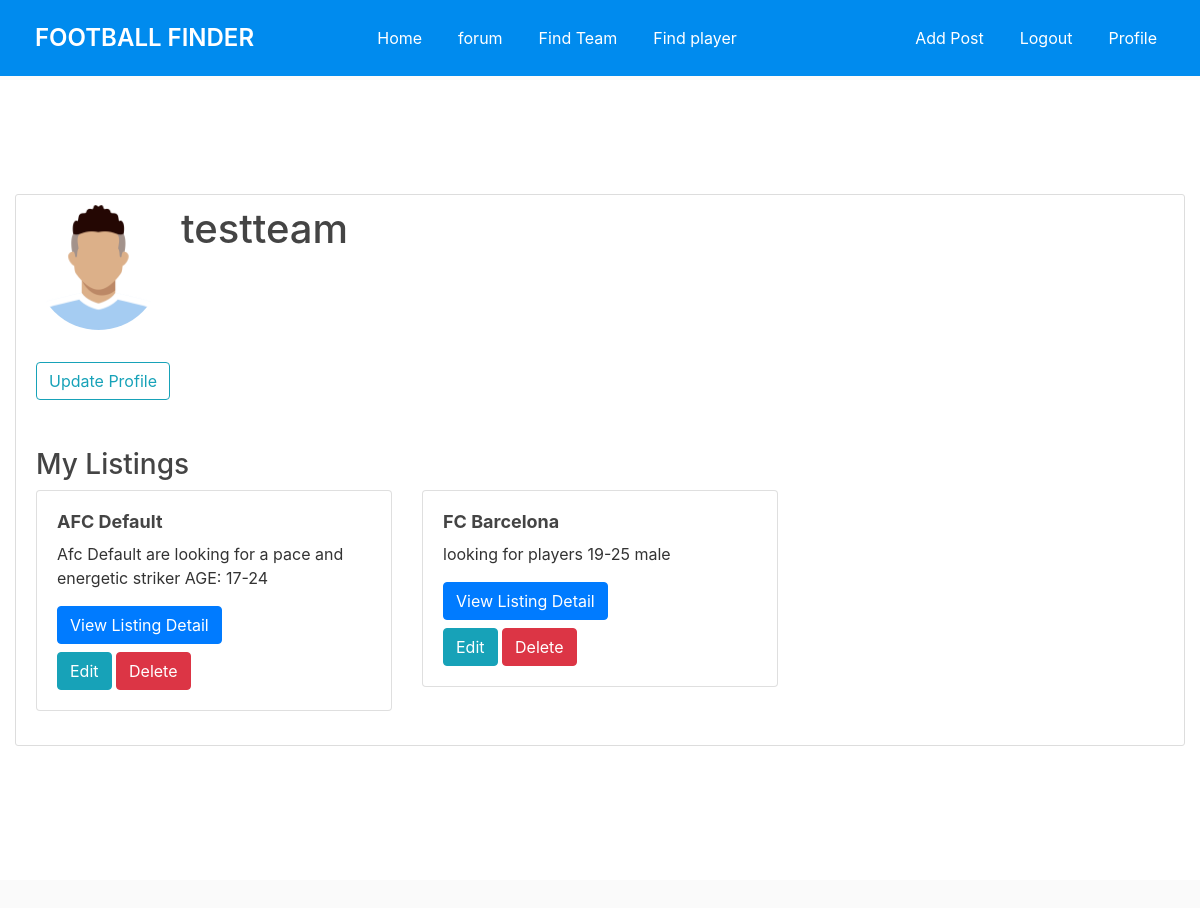
Before: /profile/ (signed in) with the older database file.
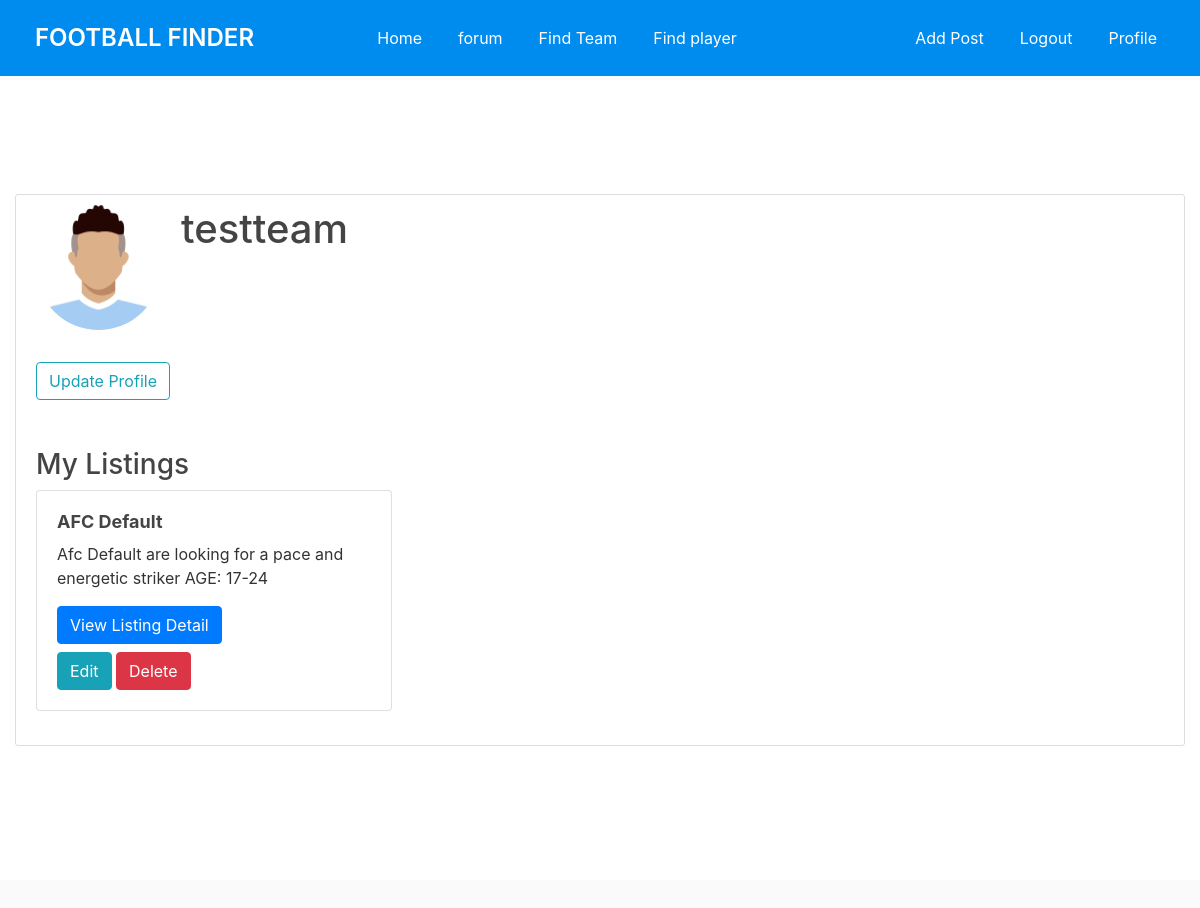
After: the same page with the newer database file.
### ffinderapp/models.py (models this page shows, shortened)
class Listing(models.Model):
    team = models.ForeignKey(get_user_model(), on_delete=models.CASCADE)  # Assuming team is a custom user model
    title = models.CharField(max_length=100)
    description = models.TextField()
    requirements = models.TextField()
    created_at = models.DateTimeField(auto_now_add=True)
    location = models.CharField(max_length=100, default='')
    city = models.CharField(max_length=100, default='')
    photo = models.ImageField(upload_to='media/listing_photos/', null=True, blank=True)  # Adding photo field
    positions = models.CharField(max_length=100, default='')
    user_profile = models.ForeignKey('CustomUser', on_delete=models.CASCADE, null=True)
    contact_number = models.CharField(max_length=15, default='')

### ffinderapp/views.py (the view)
# urls.py: path('profile/', profile, name='profile'),
def profile(request):
    user = request.user
    u_form = ProfileUpdateForm(instance=user)
    p_form = PlayerProfileForm()  # Initialize p_form here
    t_form = TeamProfileForm()
    if request.method == 'POST':
        if 'player_profile_submit' in request.POST:
            p_form = PlayerProfileForm(request.POST, request.FILES)
            if p_form.is_valid():
                player_profile = p_form.save(commit=False)
                player_profile.user = user
                player_profile.save()
                messages.success(request, 'Your player profile has been created!')
                return redirect('profile')
        elif 'team_profile_submit' in request.POST:
            t_form = TeamProfileForm(request.POST, request.FILES)
            if t_form.is_valid():
                team_profile = t_form.save(commit=False)
                team_profile.user = user
                team_profile.save()
                messages.success(request, 'Your team profile has been created!')
                return redirect('profile')
    else:
        if hasattr(user, 'playerprofile'):
            player_profile = user.playerprofile
            p_form = PlayerProfileForm(instance=player_profile)
        else:
            p_form = PlayerProfileForm()
        if hasattr(user, 'teamprofile'):
            team_profile = user.teamprofile
            t_form = TeamProfileForm(instance=team_profile)
        else:
            t_form = TeamProfileForm()
    return render(request, 'ffinderapp/profile.html', {'u_form': u_form, 'p_form': p_form, 't_form': t_form, 'user': user})

### ffinderapp/templates/ffinderapp/profile.html (shortened to what this page needs)
{% extends 'ffinderapp/base.html' %}
{% load crispy_forms_tags %}
{% load static %}
{% block content %}
<div class="col-md-12">
    <div class="content-section">
        <div class="media">
            {% if user.profile.photo %}
                <p><img class="rounded-circle account-img" src="{{ user.profile.photo.url }}"></p>
            {% else %}
                <p><img class="rounded-circle account-img" src="{% static 'media/default.png' %}"></p>
            {% endif %}
            <div class="media-body">
                <h2 class="account-heading">{{ user.username }}</h2>
            </div>
        </div>
        <button id="update-button" class="btn btn-outline-info">Update Profile</button>
        <div class="mt-5">
            <h3>My Listings</h3>
            <div class="row">
                {% for listing in user.listing_set.all %}
                <div class="col-md-4">
                    <div class="card mb-4">
                        <div class="card-body">
                            <h5 class="card-title">{{ listing.title }}</h5>
                            <p class="card-text">{{ listing.description }}</p>
                            <a href="{% url 'listing_detail' listing.id %}" class="btn btn-primary">View Listing Detail</a>
                            <div class="mt-2">
                                <a href="{% url 'edit_listing' listing.id %}" class="btn btn-info">Edit</a>
                                <form method="post" action="{% url 'delete_listing' listing.id %}" style="display: inline;">
                                    <button type="submit" class="btn btn-danger">Delete</button>
                                </form>
                            </div>
                        </div>
                    </div>
                </div>
                {% endfor %}
            </div>
        </div>
    </div>
</div>
{% endblock content %}

Changed rows visible on the page:
removed Listing: title "FC Barcelona", description "looking for players 19-25 male"
